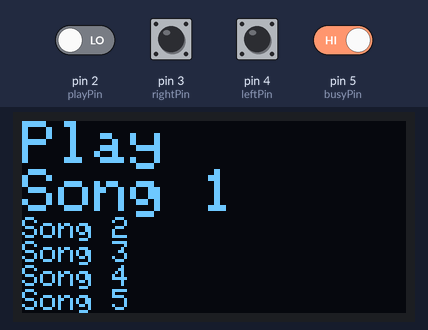
A sketch run on a simulated Arduino Uno, built with avr-gcc and run on an emulated ATmega328P. Parts: 128×64 one-colour display. The inputs (shaded band) are chosen by the test bench; at power-on: pin 5 (busyPin) HIGH, pin 2 (playPin), pin 3 (rightPin), pin 4 (leftPin) LOW. The audio player accepts every command and is not drawn.

Above: at 4.7 s.
4.8 s: pin 3 (rightPin) pulled HIGH for 0.15 s
At 6.0 s:
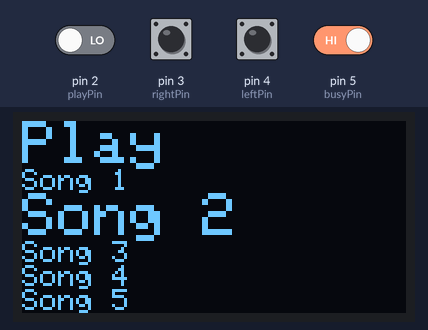
6.4 s: pin 5 (busyPin) driven LOW
At 7.0 s:
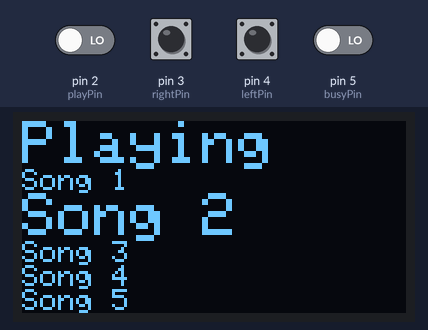
7.9 s: pin 4 (leftPin) pulled HIGH for 0.15 s
At 8.6 s:
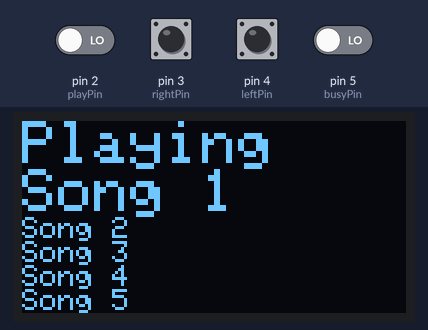
9.5 s: pin 5 (busyPin) driven HIGH
At 10.5 s:
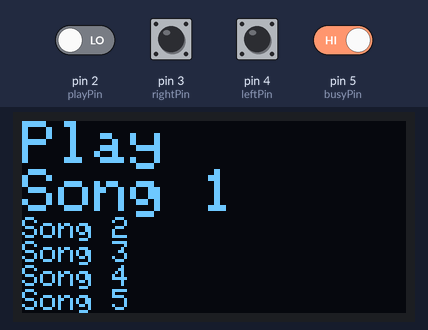
Timing chart, 0 to 12.0 s (numbered marks = the images above; inputs shaded):
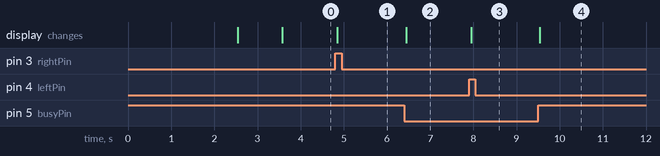

The sketch:

main.ino
```cpp
#include <SoftwareSerial.h>
#include "DFRobotDFPlayerMini.h"
#include <Wire.h>
#include <Adafruit_GFX.h>
#include <Adafruit_SSD1306.h>

SoftwareSerial mySoftwareSerial(10, 11);
DFRobotDFPlayerMini DFPlayer;

#define SCREEN_WIDTH 128
#define SCREEN_HEIGHT 64
Adafruit_SSD1306 display(SCREEN_WIDTH, SCREEN_HEIGHT, &Wire, -1);

int fileCount = 0;
int selected = 0;
int playing = -1;
int last = LOW;
bool pause = false;
int start = 0;

int leftPin = 4;
int rightPin = 3;
int playPin = 2;
int busyPin = 5;

void setup() {
  Serial.begin(9600);

  pinMode(leftPin, INPUT);
  pinMode(rightPin, INPUT);
  pinMode(playPin, INPUT);
  pinMode(busyPin, INPUT);

  mySoftwareSerial.begin(9600);
  if (!DFPlayer.begin(mySoftwareSerial, false)) {
    Serial.println("Failure :(");
  }
  delay(2000);

  DFPlayer.volume(20);

  display.begin(SSD1306_SWITCHCAPVCC, 0x3C);

  delay(1000);

  display.clearDisplay();
  display.setTextColor(WHITE, BLACK);
  display.setTextSize(1);

  fileCount = DFPlayer.readFileCountsInFolder(1);
}

void loop() {
  if (digitalRead(leftPin) == HIGH || digitalRead(rightPin) == HIGH) {
    if (last == LOW) {
      if (digitalRead(leftPin) == HIGH) {
        selected--;
      } else {
        selected++;
      }
    }

    last = HIGH;
  } else {
    last = LOW;
  }

  if (selected < 0) {
    selected = 0;
  } else if (selected > fileCount - 1) {
    selected = fileCount - 1;
  }

  display.clearDisplay();
  display.setCursor(0, 0);
  display.setTextColor(WHITE, BLACK);
  display.setTextSize(2);
  if(pause){
    display.println("Paused");
  } else if(digitalRead(busyPin)==LOW){
    display.println("Playing");
  } else{
    display.println("Play");
  }

  /*
  display.setCursor(116, 0);
  display.setTextSize(1);
  display.println(fileCount);
  */

  if(selected>start+3){
    start++;
  }
  if(selected<start+1){
    start--;
  }
  if(start<0){
    start=0;
  }
  display.setCursor(0, 16);
  for (int i = start; i < fileCount; i++) {
    if (playing == i) {
      display.setTextColor(BLACK, WHITE);
    } else {
      display.setTextColor(WHITE, BLACK);
    }
    if (selected == i) {
      display.setTextSize(2);
    } else {
      display.setTextSize(1);
    }
    display.print("Song ");
    display.println(i + 1);
  }

  display.display();

  if (digitalRead(playPin) == HIGH) {
    if (selected == playing) {
      if (digitalRead(busyPin) == LOW) {
        pause = true;
        DFPlayer.pause();
        while (digitalRead(playPin) == HIGH) {}
      } else if (pause) {
        pause = false;
        DFPlayer.start();
        delay(200);
        while (digitalRead(playPin) == HIGH) {}
      }
    } else {
      DFPlayer.playFolder(1, selected + 1);
      playing = selected;
      pause=false;
      delay(200);
      while (digitalRead(playPin) == HIGH) {}
    }
  }
  if (digitalRead(busyPin) == HIGH && !pause) {
    playing = -1;
  }
}
```

Measured:
- after the input at 4.8 s, the display: changes after 0.05 s (image 1)
- after the input at 6.4 s, the display: changes at once (image 2)
- after the input at 7.9 s, the display: changes after 0.06 s (image 3)
- after the input at 9.5 s, the display: changes at once (image 4)
